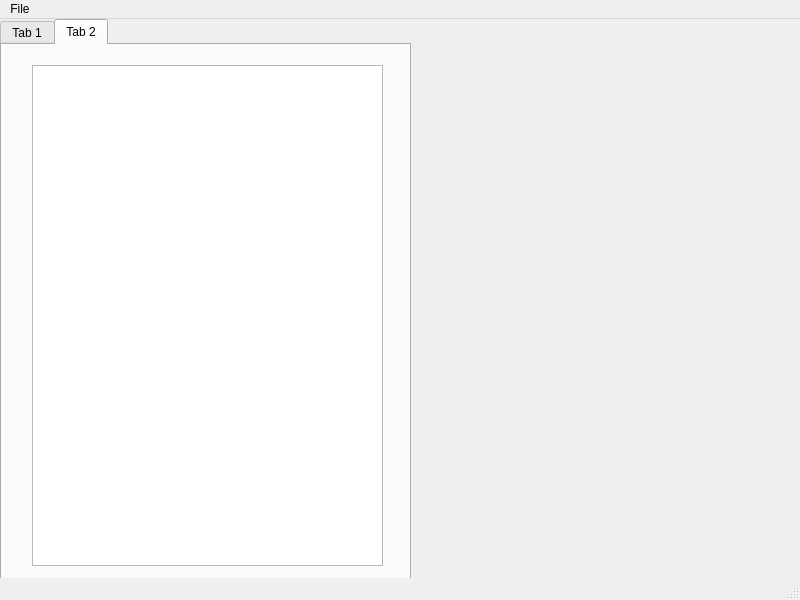
<?xml version="1.0" encoding="UTF-8"?>
<ui version="4.0">
 <class>MainWindow</class>
 <widget class="QMainWindow" name="MainWindow">
  <property name="geometry">
   <rect>
    <x>0</x>
    <y>0</y>
    <width>800</width>
    <height>600</height>
   </rect>
  </property>
  <property name="windowTitle">
   <string>MainWindow</string>
  </property>
  <widget class="QWidget" name="centralwidget">
   <widget class="QTabWidget" name="tabWidget">
    <property name="geometry">
     <rect>
      <x>0</x>
      <y>0</y>
      <width>411</width>
      <height>571</height>
     </rect>
    </property>
    <property name="currentIndex">
     <number>1</number>
    </property>
    <widget class="QWidget" name="tab">
     <attribute name="title">
      <string>Tab 1</string>
     </attribute>
    </widget>
    <widget class="QWidget" name="file_view">
     <attribute name="title">
      <string>Tab 2</string>
     </attribute>
     <widget class="QTextBrowser" name="file_text">
      <property name="geometry">
       <rect>
        <x>30</x>
        <y>20</y>
        <width>351</width>
        <height>501</height>
       </rect>
      </property>
      <property name="mouseTracking">
       <bool>false</bool>
      </property>
     </widget>
    </widget>
   </widget>
  </widget>
  <widget class="QMenuBar" name="menubar">
   <property name="geometry">
    <rect>
     <x>0</x>
     <y>0</y>
     <width>800</width>
     <height>20</height>
    </rect>
   </property>
   <widget class="QMenu" name="menuExit">
    <property name="title">
     <string>File</string>
    </property>
    <addaction name="actionExit"/>
   </widget>
   <addaction name="menuExit"/>
  </widget>
  <widget class="QStatusBar" name="statusbar"/>
  <action name="actionExit">
   <property name="text">
    <string>Exit</string>
   </property>
  </action>
 </widget>
 <resources/>
 <connections>
  <connection>
   <sender>actionExit</sender>
   <signal>triggered()</signal>
   <receiver>MainWindow</receiver>
   <slot>close()</slot>
   <hints>
    <hint type="sourcelabel">
     <x>-1</x>
     <y>-1</y>
    </hint>
    <hint type="destinationlabel">
     <x>399</x>
     <y>299</y>
    </hint>
   </hints>
  </connection>
 </connections>
</ui>
